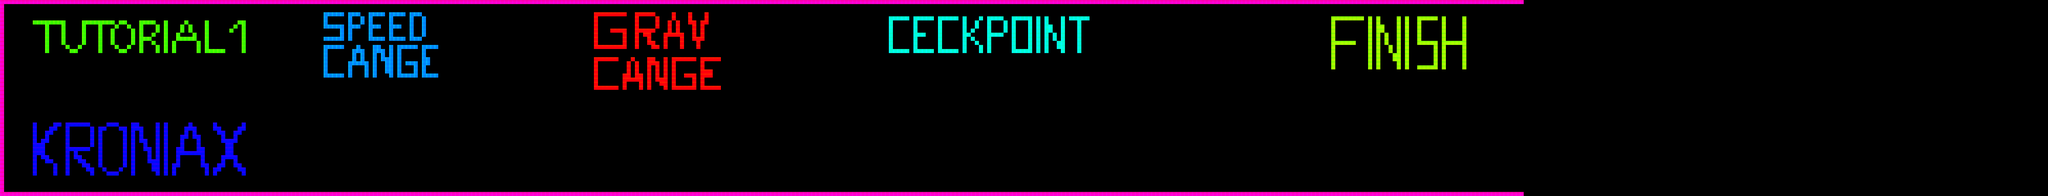

A level layout from a 2D game, rendered from its tile map. Below: a short description, then the map file with tile-grid data replaced by summaries:
An orthogonal 500x48 tile map with 15x15 px tiles, 2 tile layers (Instructions, Walls) and 8 objects (4x modal_text, speed_change, gravity_change, finish, checkpoint).

<map version="1.0" orientation="orthogonal" renderorder="right-down" width="500" height="48" tilewidth="15" tileheight="15" nextobjectid="13">
 <properties>
  <property name="fixed_camera" value="" />
  <property name="gravity" value="100" />
  <property name="spawn_x" value="8" />
  <property name="spawn_y" value="18" />
  <property name="velocity" value="250" />
 </properties>
 <tileset firstgid="1" name="tileset" tilewidth="15" tileheight="15" spacing="5" margin="5">
  <image source="../../sprites/background_001.jpg" width="1024" height="1024" />
  <tile id="1789">
   <properties>
    <property name="start_x" value="" />
   </properties>
  </tile>
 </tileset>
 <layer name="Instructions" width="500" height="48">
  <data>[24000 cells, 1037 non-empty, 6 distinct tile ids]</data>
 </layer>
 <objectgroup name="Object Layer 1">
  <object id="3" type="speed_change" x="1618" y="15" width="15" height="687">
   <properties>
    <property name="time" value="1.5" />
    <property name="value" value="300" />
   </properties>
  </object>
  <object id="4" type="gravity_change" x="2670" y="15" width="15" height="690">
   <properties>
    <property name="time" value="1" />
    <property name="value" value="50" />
   </properties>
  </object>
  <object id="5" type="finish" x="5565" y="15" width="15" height="690" />
  <object id="7" type="checkpoint" x="4035" y="15" width="15" height="690">
   <properties>
    <property name="start_angle" value="0" />
    <property name="start_x" value="269" />
    <property name="start_y" value="24" />
   </properties>
  </object>
  <object id="9" type="modal_text" x="1605" y="15" width="15" height="690">
   <properties>
    <property name="text" value="Cyan areas will change your speed over a specific time. A small circle will show how long your speed changes." />
   </properties>
  </object>
  <object id="10" type="modal_text" x="2655" y="15" width="15" height="690">
   <properties>
    <property name="text" value="Yellow areas will change the gravity over a specific time. A small circle will show how long the gravity changes." />
   </properties>
  </object>
  <object id="11" type="modal_text" x="4020" y="15" width="15" height="690">
   <properties>
    <property name="text" value="Orange areas are checkpoints, if you will crash you will respawn at the last checkpoint you have passed" />
   </properties>
  </object>
  <object id="12" type="modal_text" x="225" y="15" width="15" height="690">
   <properties>
    <property name="text" value="Press space, touch the screen or press the left mouse button to steer the ship upwards to avoid the walls" />
   </properties>
  </object>
 </objectgroup>
 <layer name="Walls" width="500" height="48">
  <properties>
   <property name="collision" value="" />
  </properties>
  <data>[24000 cells, 790 non-empty, 1 distinct tile ids]</data>
 </layer>
</map>
